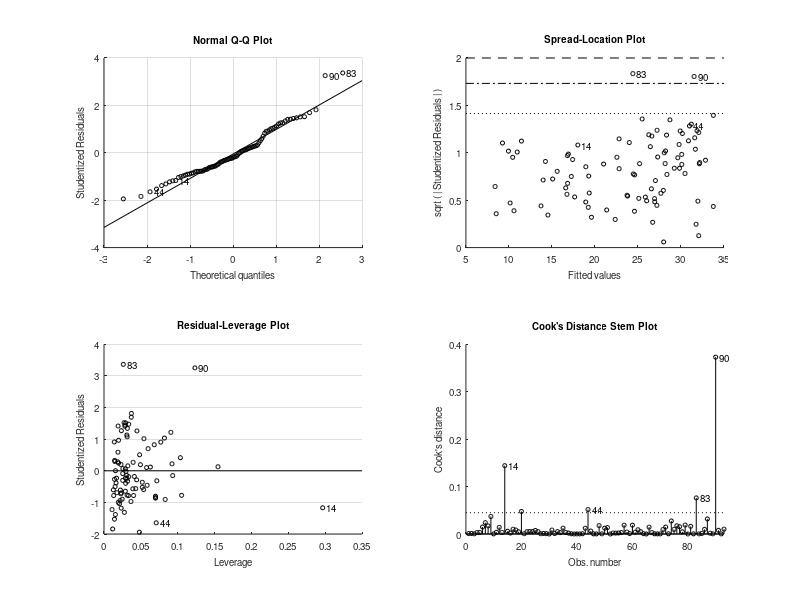

This figure's MATLAB source: (Note: this script raises an error after producing the figure.)
load carsmall
X = [Weight,Horsepower,Acceleration];

mdl = fitlm(X,MPG);

mdl.Coefficients;

anova(mdl,'summary')

plot(mdl)

% New data for prediction
newData = [3000, 150, 10]; % Example: Weight = 3000, Horsepower = 150, Acceleration = 10

% Predict MPG using the fitted model
predictedMPG = predict(mdl, newData);

% Display the predicted MPG
disp(['Predicted MPG: ', num2str(predictedMPG)]);

% save('mdlSave', 'mdl')